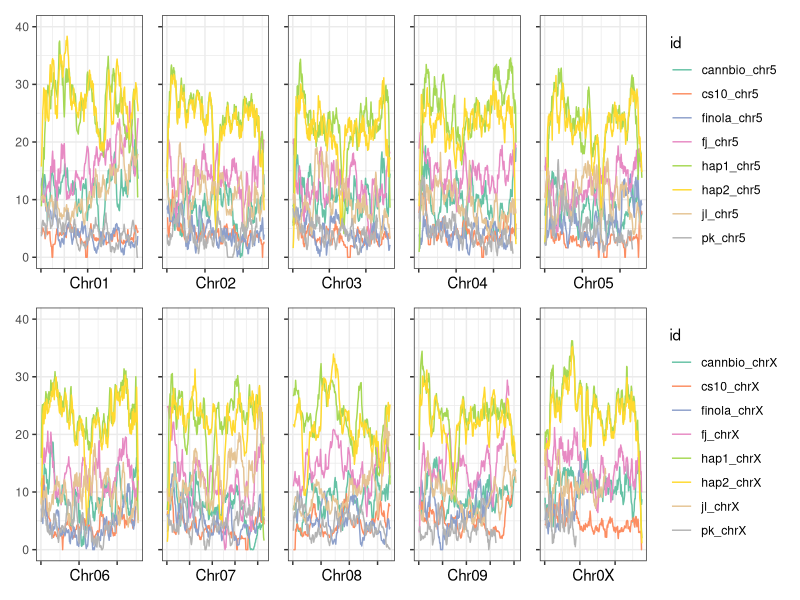

Recreate this plot in R.
#!/usr/bin/R
library(patchwork)
library(ggplot2)
a<- read.table("hemp.lai.result.txt",header = T,sep = "\t")#,colClasses = c("character", "numeric", "numeric", "numeric", "numeric", "character"), na.strings = "NA")
a$lai <- as.numeric(a$lai)
a$pos <- as.numeric(a$pos)
a1 <- subset(a,a$type=="chr1")
a2 <- subset(a,a$type=="chr2")
a3 <- subset(a,a$type=="chr3")
a4 <- subset(a,a$type=="chr4")
a5 <- subset(a,a$type=="chr5")
a6 <- subset(a,a$type=="chr6")
a7 <- subset(a,a$type=="chr7")
a8 <- subset(a,a$type=="chr8")
a9 <- subset(a,a$type=="chr9")
aX <- subset(a,a$type=="chrX")

p1 <- ggplot(a1,aes(x=pos,y=lai,color=id)) + geom_line() + xlim(0,208) + scale_color_brewer(palette = "Set2") + theme_bw() + theme(panel.background = element_blank(),axis.text.x = element_blank(),legend.position = "none",axis.title.y = element_blank()) + xlab("Chr01")+ylim(0,40)
p2<- ggplot(a2,aes(x=pos,y=lai,color=id)) + geom_line()  + scale_color_brewer(palette = "Set2") + theme_bw() + theme(panel.background = element_blank(),axis.text.x = element_blank(),legend.position = "none",axis.title.y = element_blank(),axis.text.y = element_blank()) + xlab("Chr02")+ xlim(0,255)+ylim(0,40)
p3 <-  ggplot(a3,aes(x=pos,y=lai,color=id)) + geom_line()  + scale_color_brewer(palette = "Set2") + theme_bw() + theme(panel.background = element_blank(),axis.text.x = element_blank(),legend.position = "none",axis.title.y = element_blank(),axis.text.y = element_blank()) + xlab("Chr03")+ xlim(0,266)+ylim(0,40)
p4<-  ggplot(a4,aes(x=pos,y=lai,color=id)) + geom_line()  + scale_color_brewer(palette = "Set2") + theme_bw() + theme(panel.background = element_blank(),axis.text.x = element_blank(),legend.position = "none",axis.title.y = element_blank(),axis.text.y = element_blank()) + xlab("Chr04")+ xlim(0,260)+ylim(0,40)
p5 <- ggplot(a5,aes(x=pos,y=lai,color=id)) + geom_line()  + scale_color_brewer(palette = "Set2") + theme_bw() + theme(panel.background = element_blank(),axis.text.x = element_blank(),axis.title.y = element_blank(),axis.text.y = element_blank()) + xlab("Chr05")+ xlim(0,258)+ylim(0,40)
p6<-  ggplot(a6,aes(x=pos,y=lai,color=id)) + geom_line()  + scale_color_brewer(palette = "Set2") + theme_bw() + theme(panel.background = element_blank(),axis.text.x = element_blank(),legend.position = "none",axis.title.y = element_blank()) + xlab("Chr06")+ xlim(0,255)+ylim(0,40)
p7 <- ggplot(a7,aes(x=pos,y=lai,color=id)) + geom_line()  + scale_color_brewer(palette = "Set2") + theme_bw() + theme(panel.background = element_blank(),axis.text.x = element_blank(),legend.position = "none",axis.title.y = element_blank(),axis.text.y = element_blank()) + xlab("Chr07")+ xlim(0,214)+ylim(0,40)
p8 <- ggplot(a8,aes(x=pos,y=lai,color=id)) + geom_line()  + scale_color_brewer(palette = "Set2") + theme_bw() + theme(panel.background = element_blank(),axis.text.x = element_blank(),legend.position = "none",axis.title.y = element_blank(),axis.text.y = element_blank()) + xlab("Chr08")+ xlim(0,172)+ylim(0,40)
p9<- ggplot(a9,aes(x=pos,y=lai,color=id)) + geom_line()  + scale_color_brewer(palette = "Set2") + theme_bw() + theme(panel.background = element_blank(),axis.text.x = element_blank(),legend.position = "none",axis.title.y = element_blank(),axis.text.y = element_blank()) + xlab("Chr09")+ xlim(0,204)+ylim(0,40)
pX <- ggplot(aX,aes(x=pos,y=lai,color=id)) + geom_line()  + scale_color_brewer(palette = "Set2") + theme_bw() + theme(panel.background = element_blank(),axis.text.x = element_blank(),axis.title.y = element_blank(),axis.text.y = element_blank()) + xlab("Chr0X")+ xlim(0,276)+ylim(0,40)

p1 + p2 +p3 +p4 +p5 +p6 +p7 +p8+p9+pX + plot_layout(nrow = 2,byrow = T)
